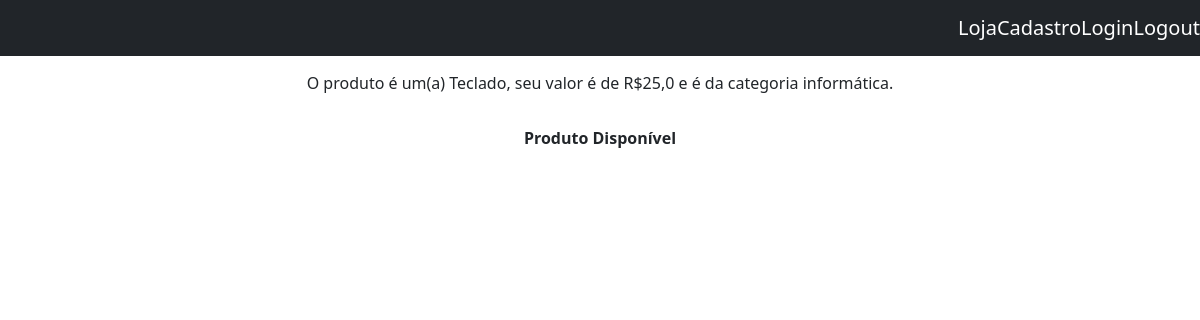
Before: /loja/detalhe/1 with the older database file.
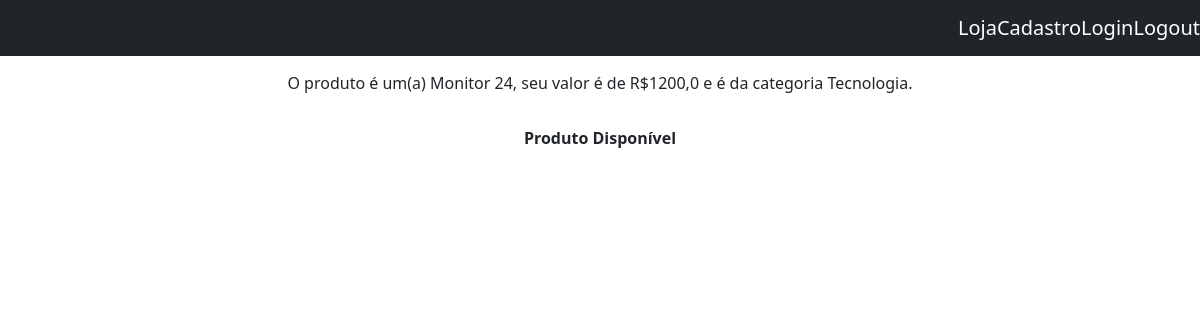
After: the same page with the newer database file.
### loja/models.py (models this page shows, shortened)
class Produto(models.Model):
    nome = models.CharField(max_length=30)
    valor = models.FloatField()
    categoria = models.ForeignKey(Categoria, on_delete=models.CASCADE, default=1)
    vendido = models.BooleanField(default=False)

class Categoria(models.Model):
    nome = models.CharField(max_length=30)

### loja/views.py (the view)
# urls.py: path('detalhe/<int:produto_id>', views.detalhes, name='detalhes'),
def detalhes(request, produto_id):
    produtos = get_object_or_404(Produto, pk=produto_id)
    produtos_a_exibir = {
        'produtos': produtos
    }
    return render(request, 'detalhes.html', produtos_a_exibir)

### template/detalhes.html (shortened to what this page needs)
<!DOCTYPE html>
<html lang="pt-br">
<head>
    <link href="https://cdn.jsdelivr.net/npm/bootstrap@5.1.3/dist/css/bootstrap.min.css" rel="stylesheet">
</head>
<body>
    {% include 'partials/_nav.html' %}
    <div style="padding-top: 15px; text-align: center;">
        <p>O produto é um(a) {{ produtos.nome }}, seu valor é de R${{ produtos.valor }} e é da categoria {{ produtos.categoria.nome }}.</p>
    </div>
    <div style="padding-top: 15px; text-align: center;"><b>
        {% if produtos.vendido %}
            Produto Indisponível
        {% else %}
            Produto Disponível
        {% endif %}
    </b>
    </div>
    </body>
</html>

Changed rows visible on the page:
changed Produto: nome "Teclado" → "Monitor 24"; valor "25,0" → "1200,0"; categoria.nome "informática" → "Tecnologia"
